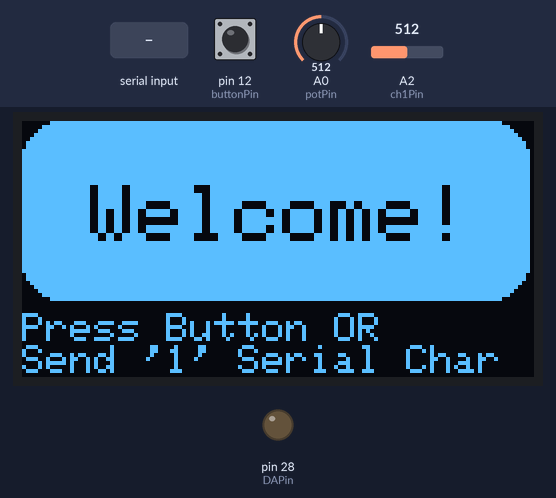
Bench run of a program on a simulated Teensy 3. Parts: 128×64 one-colour display, output pins drawn as LEDs (lit = HIGH). The inputs (shaded band) are chosen by the test bench; at power-on: pin 12 (buttonPin) HIGH, A0 (potPin) = 512, A2 (ch1Pin) = 512 (analog values on the 0–1023 scale). What the program prints to the serial monitor is not drawn.

Above: at 1.2 s.
1.3 s: pin 12 (buttonPin) pulled LOW for 0.15 s
At 2.4 s:
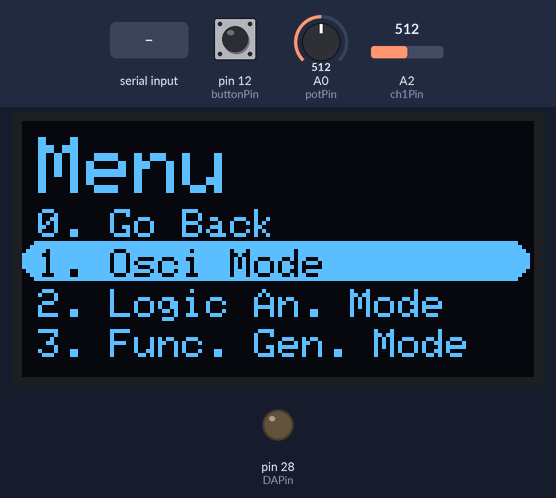
2.9 s: A0 (potPin) set to 672
4.4 s: A0 (potPin) set to 691
At 5.0 s:
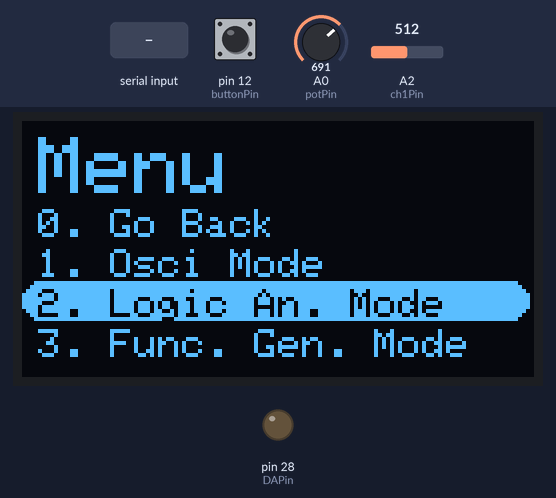
5.9 s: "3" received over Serial
At 6.5 s:
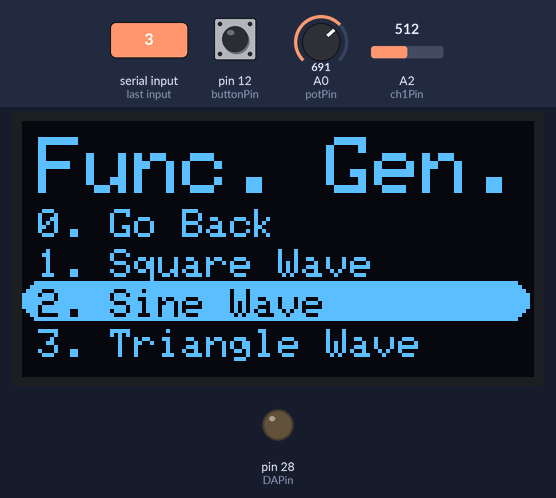
7.4 s: "1" received over Serial
At 7.91 s:
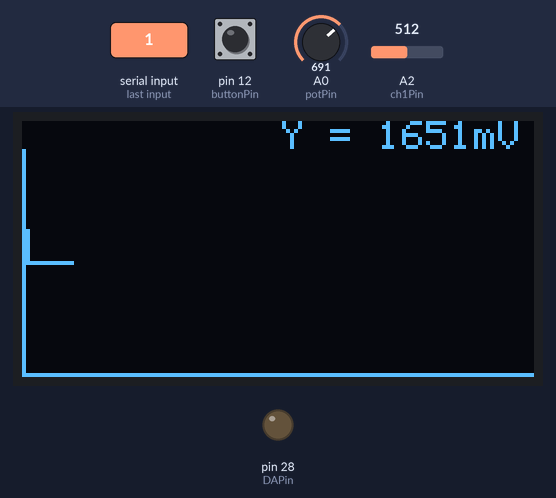
10.1 s: "0" received over Serial
At 10.9 s:
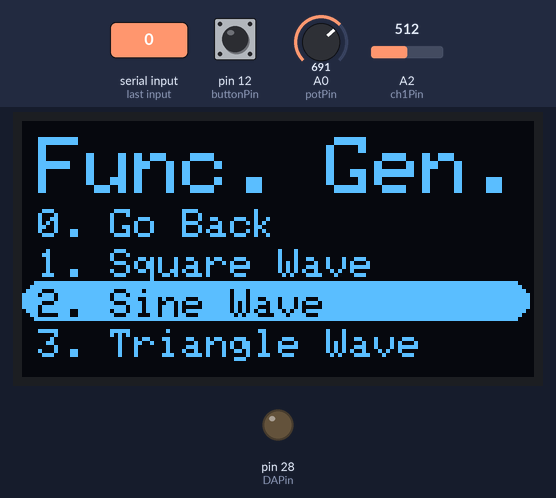
Timing chart, 0 to 12.6 s (numbered marks = the images above; inputs shaded):
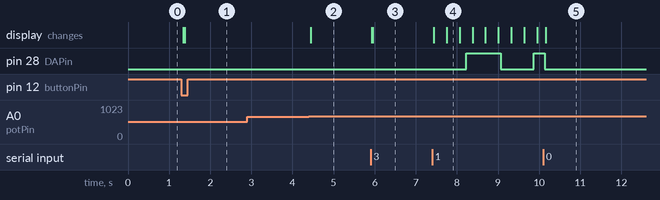

The program:

main.cpp
```cpp
#include <Arduino.h>
#include <SPI.h>
#include <Wire.h>
#include <Adafruit_GFX.h>
#include <Adafruit_SSD1306.h>

#define SCREEN_WIDTH 128 // OLED display width, in pixels
#define SCREEN_HEIGHT 64 // OLED display height, in pixels
#define potPin 14
#define buttonPin 12
#define ch1Pin 16
#define DAPin A14
#define OLED_RESET     4 // Reset pin # (or -1 if sharing Arduino reset pin)
Adafruit_SSD1306 display(SCREEN_WIDTH, SCREEN_HEIGHT, &Wire, OLED_RESET);
  void ISR_Button();
  void checkConditions();
  void initialiseOptionsScreen();
  void simpleOscilloscope();
  void resetSignal();
  void startScreen();
  void menuScreen();
  void selectionMenu();
  void osciMode();
  void funcGenMode();
  void logicAnalyserMode(); //Not completed
  void squareWave();
  void sinWave();
  void triangleWave();
volatile bool pressDetected = false;
volatile bool buttonPressed = false;
bool BP_pot0 = false; //Button pressed and pot value 0
bool BP_pot1 = false; //Button pressed and pot value 1
bool BP_pot2 = false;
bool BP_pot3 = false;
bool serialIn0 = false; //Serial input 0
bool serialIn1 = false; //Serial input 1
bool serialIn2 = false;
bool serialIn3 = false;

enum states {
  StartScreen,
  SelectionMenu,
  OsciMode,
  FuncGenMode,
  LogicAnalyserMode,
  SquareWave,
  SinWave,
  TriangleWave,
};

states currentState = StartScreen;
  uint16_t textColor0 = WHITE;
  uint16_t textColor1 = WHITE;
  uint16_t textColor2 = WHITE;
  uint16_t textColor3 = WHITE;
  const uint16_t Xpos = 4;
  const uint16_t Ypos0 = 22;
  const uint16_t Ypos1 = 32;
  const uint16_t Ypos2 = 42;
  const uint16_t Ypos3 = 52;
  uint16_t cursorXPos = 0;
  uint16_t cursorYPos = 0;
  const uint32_t plotWidthOffset = 1; //1 pixel from left
  const uint32_t plotWidth = SCREEN_WIDTH - plotWidthOffset - 1;
  const uint32_t plotHeightOffset = 7; //Offset to allow for text at top of screen
  const uint32_t plotHeight = SCREEN_HEIGHT-1 - plotHeightOffset ;

  uint32_t currXDrawVal = 0;

  const uint32_t maxVoltage_mV = 3300;

  const uint32_t scanTime_us = 35000;

  //Triangle Wave function
  const uint32_t triangSigRange = 1023; //Signal range (0-1023)
  uint32_t currYSigVal = 0; //Current signal value

  //Sin Wave Function
  const uint32_t sinSigRange = 1023; //Signal range (0-1023)
  uint32_t YSigVal = 0;
  uint32_t XSigVal = 0;
  uint32_t XSinVal = 0;

  //Square Wave Function
  const uint32_t squareScanTime_us = 10000;
  const uint32_t squareSigRange = 1023; //Signal range (0-1023)

const uint32_t debounceTime_ms = 150; //80ms Debounce time
uint32_t potSelectVal = 0;
void setup() {
  pinMode(DAPin, OUTPUT);
  pinMode(ch1Pin, INPUT);
  pinMode(potPin,INPUT);
  pinMode(buttonPin, INPUT_PULLUP);
  attachInterrupt(buttonPin, ISR_Button, FALLING);
  analogReadResolution(10); //10 bit resolution
  analogWriteResolution(10); //10 bit resolution

  //Initialise serial interface
  Serial.begin(115200);

  if(!display.begin(SSD1306_SWITCHCAPVCC, 0x3C)) { // Address 0x3C for 128x64
    Serial.println(F("SSD1306 allocation failed"));
    for(;;);
  }

  // Clear the buffer
  display.clearDisplay();
}

void loop() {

  switch (currentState) {
      case StartScreen:
        Serial.println("Screen");
        startScreen();
        checkConditions();
        if(buttonPressed || serialIn1){
          display.clearDisplay(); display.display();
          currentState = SelectionMenu;
          buttonPressed = false;
        }
        break;

      case SelectionMenu:
        menuScreen();
        checkConditions();
        if(buttonPressed || serialIn0){
          display.clearDisplay(); display.display();
          currentState = StartScreen;
        }
        if(BP_pot1 || serialIn1){
          display.clearDisplay(); display.display();
        }
        if(BP_pot2 || serialIn2){
          display.clearDisplay(); display.display();
          currentState = LogicAnalyserMode;
        }
        if(BP_pot3 || serialIn3){
          display.clearDisplay(); display.display();
          currentState = FuncGenMode;
        }
        break;

      case OsciMode:
        osciMode();
        checkConditions();
        if(buttonPressed || serialIn0){
          display.clearDisplay(); display.display();
          currentState = SelectionMenu;
          buttonPressed = false;
        }
        break;

      case FuncGenMode:
        funcGenMode();
        checkConditions();

        if(buttonPressed || serialIn0){
          display.clearDisplay(); display.display();
          currentState = SelectionMenu;
          buttonPressed = false;
        }
        if(BP_pot1 || serialIn1){
          display.clearDisplay(); display.display();
          currentState = SquareWave;
        }
        if(BP_pot2 || serialIn2){
          display.clearDisplay(); display.display();
          currentState = SinWave;
        }
        if(BP_pot3 || serialIn3){
          display.clearDisplay(); display.display();
          currentState = TriangleWave;}
        break;

      case LogicAnalyserMode:
        checkConditions();
        if(buttonPressed || serialIn0){
          display.clearDisplay(); display.display();
          currentState = SelectionMenu;
          buttonPressed = false;
        }
        break;

      case SquareWave:
        squareWave();
        checkConditions();
        if(buttonPressed || serialIn0){
          display.clearDisplay(); display.display();
          resetSignal();
          currentState = FuncGenMode;
          buttonPressed = false;
        }
        break;

      case SinWave:
        sinWave();
        checkConditions();
        if(buttonPressed || serialIn0){
          display.clearDisplay(); display.display();
          resetSignal();
          currentState = FuncGenMode;
          buttonPressed = false;
        }
        break;

      case TriangleWave:
        triangleWave();
        checkConditions();
        if(buttonPressed || serialIn0){
          display.clearDisplay(); display.display();
          resetSignal();
          currentState = FuncGenMode;
          buttonPressed = false;
        }
        break;

      default:
        //ignore
        break;
    }
}


    void startScreen (){

      display.fillRoundRect(0, 0, display.width()-1, 45,
      10, WHITE);

      static int16_t WelcomeXPos = 17;
      static int16_t WelcomeYPos = 16;
      display.setTextSize(2); display.setTextColor(BLACK); // Draw white text, size 1
      display.setCursor(WelcomeXPos, WelcomeYPos);
      display.println(("Welcome!"));

      static int16_t StartXPos = 0;
      static int16_t StartYPos = 48;
      display.setTextSize(1); display.setTextColor(WHITE); // Draw white text, size 1
      display.setCursor(StartXPos, StartYPos);
      display.println(("Press Button OR"));
      display.println(("Send '1' Serial Char"));


      display.display();
    }


    void menuScreen(){
      display.clearDisplay();

      checkConditions();


        initialiseOptionsScreen();

        display.setTextSize(2); display.setTextColor(WHITE); // Draw white text, size 1
        display.setCursor(4, 4);
        display.println(("Menu"));


        display.setTextSize(1); display.setTextColor(textColor0); // Draw white text, size 1
        display.setCursor(Xpos, Ypos0);
        display.println(("0. Go Back"));


        display.setTextColor(textColor1); // Draw white text, size 1
        display.setCursor(Xpos, Ypos1);
        display.println(("1. Osci Mode"));


        display.setTextColor(textColor2); // Draw white text, size 1
        display.setCursor(Xpos, Ypos2);
        display.println(("2. Logic An. Mode"));


        display.setTextColor(textColor3); // Draw white text, size 1
        display.setCursor(Xpos, Ypos3);
        display.println(("3. Func. Gen. Mode"));


        display.display();
    }


    void osciMode(){

      static uint32_t previousTime_us = 0; //Declares only once
      uint32_t currentTime_us = micros();

      if ((currentTime_us - previousTime_us) >= scanTime_us){
        simpleOscilloscope();


        previousTime_us = currentTime_us;

      }
    }


    void funcGenMode(){
      display.clearDisplay();

      checkConditions();
      initialiseOptionsScreen();


        display.setTextSize(2); display.setTextColor(WHITE);
        display.setCursor(4, 4);
        display.println(("Func. Gen."));

        //Option 0
        display.setTextSize(1); display.setTextColor(textColor0);
        display.setCursor(Xpos, Ypos0);
        display.println(("0. Go Back"));

        //Option 1
        display.setTextColor(textColor1);
        display.setCursor(Xpos, Ypos1);
        display.println(("1. Square Wave"));

        //Option 2
        display.setTextColor(textColor2);
        display.setCursor(Xpos, Ypos2);
        display.println(("2. Sine Wave"));

        //Option 3
        display.setTextColor(textColor3);
        display.setCursor(Xpos, Ypos3);
        display.println(("3. Triangle Wave"));

        //Display All
        display.display();

    }
  //Triangle Wave mode
    void triangleWave(){
      //Declare Timing Variables
      static uint32_t previousTime_us = 0;
      uint32_t currentTime_us = micros();


      if ((currentTime_us - previousTime_us) >= scanTime_us){

        static bool countUp = false;
        static bool countDown = false;


        if(currYSigVal <= 0){
          countUp = true;
          countDown = false;
        }

        if(currYSigVal >= triangSigRange){
          countDown = true;
          countUp = false;
        }


        if(countUp){currYSigVal = currYSigVal + 50;}

        if(countDown){currYSigVal = currYSigVal - 50;}


        analogWrite(DAPin, currYSigVal);


        simpleOscilloscope();

      }
    }

  //Sine Wave Mode
    void sinWave(){
      //Declare Timing Variables
      static uint32_t previousTime_us = 0; //Declares only once
      uint32_t currentTime_us = micros();


    if ((currentTime_us - previousTime_us) >= scanTime_us){
      //============= Generating Signal =============
        //X signal Values
        if(XSigVal >= 0 && XSigVal <= plotWidth){XSigVal++;} //Configure counter
        else{XSigVal = 0; display.clearDisplay();}
        //Y signal Values
        YSigVal = 0; //Current signal value
        XSinVal = map(XSigVal,0,plotWidth,0,62831); //Map plot width to 2*Pi*10000
        YSigVal = sin((double)XSinVal/10000) * sinSigRange/2 + sinSigRange/2;

      //Output D/A signal
        analogWrite(DAPin, YSigVal);

      //Plot Values
        simpleOscilloscope();

    }
  }

  //Square Wave Mode
    void squareWave(){
      //Declare Timing Variables
      static uint32_t previousTime_us = 0;
      uint32_t currentTime_us = micros();

      if ((currentTime_us - previousTime_us) >= squareScanTime_us){


            if(XSigVal >= 0 && XSigVal <= plotWidth){XSigVal++;}
            else{XSigVal = 0; display.clearDisplay();}


          if(XSigVal >= 0 && XSigVal < plotWidth/4){
            YSigVal = 0;
          }
          if(XSigVal >= plotWidth/4 && XSigVal < plotWidth/2){
            YSigVal = squareSigRange;
          }
          if(XSigVal >= plotWidth/2 && XSigVal < 3*plotWidth/4){
            YSigVal = 0;
          }
          if(XSigVal >= 3*plotWidth/4 && XSigVal < plotWidth){
            YSigVal = squareSigRange;
          }


          analogWrite(DAPin, YSigVal);


        simpleOscilloscope();

        previousTime_us = currentTime_us;
      }
    }


    void ISR_Button(){
      static uint32_t previousMillisButton = 0;
      uint32_t currentMillisButton = millis();
        if ((currentMillisButton - previousMillisButton) >= debounceTime_ms){
          previousMillisButton = currentMillisButton;
          buttonPressed = true;
        }
    }


    void checkConditions(){

      potSelectVal = map(analogRead(potPin),0,1023,0,3);//Pot value from 0-3


      uint8_t incomingBit = Serial.read();

      if(buttonPressed == true && (potSelectVal ==0)){
        BP_pot0 = true; //Button pressed, potVal0
        //buttonPressed = false;
      }
      else{BP_pot0 = false;}

      if(buttonPressed == true && (potSelectVal ==1)){
        BP_pot1 = true; //Button pressed, potVal1
        //buttonPressed = false;
      }
      else{BP_pot1 = false;}

      if(buttonPressed == true && (potSelectVal ==2)){
        BP_pot2 = true; //Button pressed, potVal2
        //buttonPressed = false;
      }
      else{BP_pot2 = false;}

      if(buttonPressed == true && (potSelectVal ==3)){
        BP_pot3 = true; //Button pressed, potVal3
        //buttonPressed = false;
      }
      else{BP_pot3 = false;}

      if(incomingBit == '0'){serialIn0 = true;}
      else{serialIn0 = false;}

      if(incomingBit == '1'){serialIn1 = true;}
      else{serialIn1 = false;}

      if(incomingBit == '2'){serialIn2 = true;}
      else{serialIn2 = false;}

      if(incomingBit == '3'){serialIn3 = true;}
      else{serialIn3 = false;}
    }


    void resetSignal(){
      currYSigVal = 0;
      currXDrawVal = 0;
      analogWrite(DAPin, 0);

      YSigVal = 0;
      XSigVal = 0;
      XSinVal = 0;
    }


    void initialiseOptionsScreen(){

      uint16_t cursor = potSelectVal;

      if(cursor==0){cursorYPos = Ypos0-2; textColor0 = BLACK;}
      else{textColor0 = WHITE;}

      if(cursor==1){cursorYPos = Ypos1-2; textColor1 = BLACK;}
      else{textColor1 = WHITE;}

      if(cursor==2){cursorYPos = Ypos2-2; textColor2 = BLACK;}
      else{textColor2 = WHITE;}

      if(cursor==3){cursorYPos = Ypos3-2; textColor3 = BLACK;}
      else{textColor3 = WHITE;}

      display.fillRoundRect(cursorXPos, cursorYPos, display.width()-1, 10,
      5, WHITE);
    }


    void simpleOscilloscope(){
    //X Draw Values
    uint32_t prevXDrawVal = currXDrawVal-1;
    if(currXDrawVal >= 0 && currXDrawVal <= plotWidth){currXDrawVal++;} //Configure counter
    else{currXDrawVal = prevXDrawVal = 0; display.clearDisplay();}


    uint32_t potVal = analogRead(ch1Pin);
    uint32_t volts_mV = map(potVal,0,1023,0,maxVoltage_mV);


    static uint32_t prevYDrawVal = 0;
    static uint32_t currYDrawVal = 0;
    prevYDrawVal = currYDrawVal; //y value from previous cycle
    currYDrawVal = plotHeight - map(analogRead(ch1Pin),0, 1023, 0, plotHeight);
    currYDrawVal = currYDrawVal + plotHeightOffset;


    display.drawLine(0,SCREEN_HEIGHT-1,SCREEN_WIDTH-1,SCREEN_HEIGHT-1, WHITE);

    display.drawLine(0, plotHeightOffset, 0, SCREEN_HEIGHT-1, WHITE);


    static int16_t displayValXPos = (SCREEN_WIDTH-1)/2 + 2;  //Start at 1/3 of screen
    display.fillRect(displayValXPos, 0, displayValXPos -2, plotHeightOffset, BLACK);
    display.setTextSize(1); display.setTextColor(WHITE); // Draw white text, size 1
    display.setCursor(displayValXPos, 0);                // Start at top middle
    display.print(("Y = "));
    display.print((volts_mV));
    display.println(("mV"));


    display.drawLine(prevXDrawVal, prevYDrawVal, currXDrawVal, currYDrawVal, WHITE);
    Serial.println(volts_mV);


    display.display();
}
```

Measured:
- the behaviour switches between 681 and 682 on A0 (potPin) (found by bisection; images 1 and 2)
- after the input at 1.3 s, the display: first changes after 0.05 s (image 1 shows a later state)
- after the input at 2.9 s, every drawn part: stays the same
- after the input at 4.4 s, the display: changes after 0.05 s (image 2)
- after the input at 5.9 s, the display: first changes at once (image 3 shows a later state)
- after the input at 7.4 s, pin 28 (DAPin): LOW → HIGH after 0.83 s, → LOW 0.84 s later, → HIGH 0.81 s later; the display: first changes at once (image 4 shows a later state)
- after the input at 10.1 s, the display: changes after 0.06 s (image 5)
